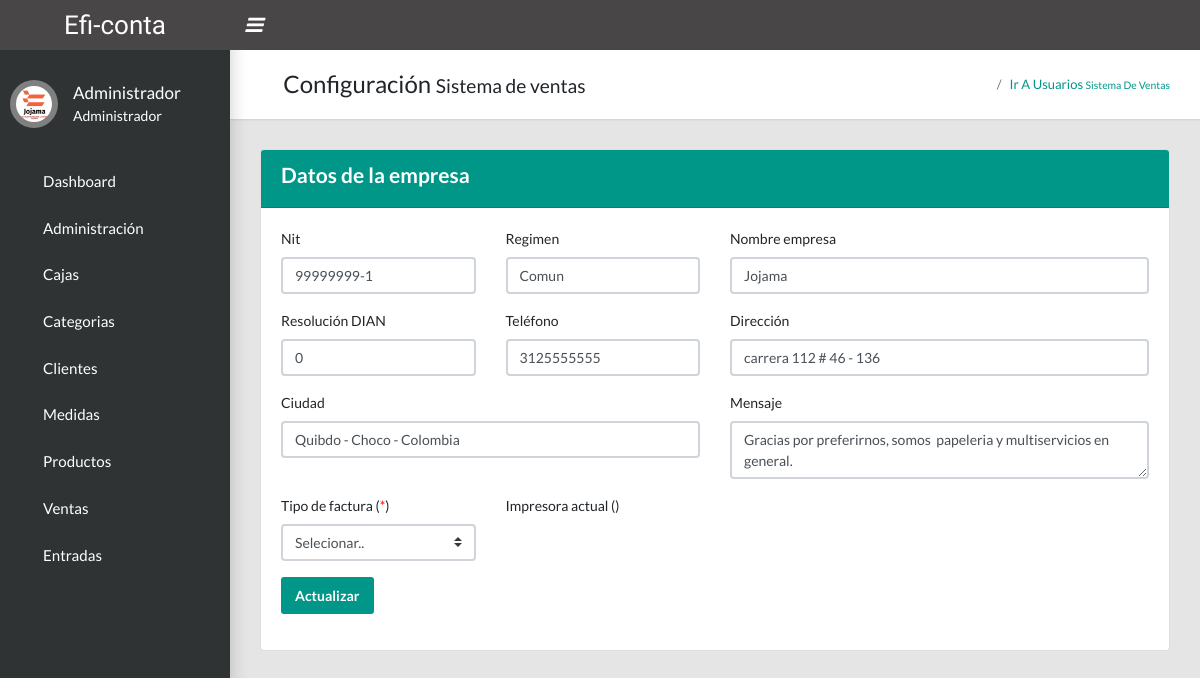
Page /configuracion (signed in) on the committed database.
### tables this page shows
CREATE TABLE `configuracion` (
  `id` int(11) NOT NULL,
  `nit` varchar(20) NOT NULL,
  `regimen` varchar(100) NOT NULL,
  `resolucion` int(11) NOT NULL,
  `nombre` varchar(200) NOT NULL,
  `telefono` varchar(15) NOT NULL,
  `direccion` varchar(200) NOT NULL,
  `ciudad` varchar(50) NOT NULL,
  `mensaje` varchar(200) NOT NULL,
  `tipo_Impresora` varchar(10) NOT NULL
);

### Config/App/Controller.php (called while the page is built, shortened)
<?php
class Controller{
    public function cargarModel(){
        $model = get_class($this)."Model";
        $ruta = "Models/".$model.".php";
    }
}
?>

### Config/App/Conexion.php (called while the page is built)
<?php
class Conexion{
    private $conect;
    public function __construct(){
        $pdo = "mysql:host=".host.";dbname=".db.";.charset.";
        try {
            $this->conect = new PDO($pdo, user, pass);
            $this->conect->setAttribute(PDO::ATTR_ERRMODE, PDO::ERRMODE_EXCEPTION);
        } catch (PDOException $e) {
           echo "Error con la conexiÓn".$e->getMessage();
        }
    }
    public function conect(){
        return $this->conect;
    }
}
?>

### Config/App/Query.php (called while the page is built, shortened)
<?php
class Query extends Conexion{
  private $pdo, $con, $sql, $datos;
  public function __construct(){
    $this->pdo = new Conexion();
    $this->con = $this->pdo->conect();
  }
  public function select(string $sql){
    $this->sql = $sql;
    $result = $this->con->prepare($this->sql);
    $result->execute();
    $data = $result->fetch(PDO::FETCH_ASSOC);
    return $data;
  }
}
?>

### Config/App/Views.php (called while the page is built)
<?PHP
class Views{
    public function getView($controlador, $vista, $data = "")
    {
        $controlador = get_class($controlador);
        if($controlador == "Home"){
            $vista = "Views/".$vista.".php";
        }else{
            $vista = "Views/".$controlador."/".$vista.".php";
        }
        require $vista;
    }
}
?>

### Models/ConfiguracionModel.php (called while the page is built, shortened)
<?php
class ConfiguracionModel extends Query {
    public function getEmpresa() {
        $sql = 'SELECT * FROM configuracion';
        $data = $this->select( $sql );
        return $data;
    }
}
?>

### Views/Configuracion/configuracion.php (the view, shortened to what this page needs)
<?php
include 'Views/Templates/header_admin.php';
include 'Views/Templates/nav_admin.php';
include 'Views/Templates/body.php';
?>
<main class='app-content'>
    <div class='app-title'>
        <div>
            <h1><i class='fas fa-box'></i> Configuración <small>Sistema de ventas</small>
            </h1>
        </div>
        <ul class='app-breadcrumb breadcrumb'>
            <li class='breadcrumb-item'><i class='fa fa-home fa-lg'></i></li>
            <li class='breadcrumb-item'><a href='<?php echo base_url; ?>usuarios'>Ir a usuarios
                    <small>Sistema de ventas</small></a></li>
        </ul>
    </div>
    <div class="card">
        <div class="card-header bg-primary text-white">
            <h4>Datos de la empresa</h4>
        </div>
        <div class="card-body">
            <form id="frmEmpresa" method="post">
                <div class="row">
                    <div class="col-md-3">
                        <div class="form-group">
                            <label for="nit">Nit</label>
                            <input type="text" name="nit" id="nit" class="form-control" placeholder="Nit empresa"
                                aria-describedby="helpId" value="<?php echo $data['nit'] ?>">
                        </div>
                    </div>
                    <div class="col-md-3">
                        <div class="form-group">
                            <label for="regimen">Regimen</label>
                            <input type="text" name="regimen" id="regimen" class="form-control valid validText" placeholder="Regimen de la empresa"
                                aria-describedby="helpId" value="<?php echo $data['regimen'] ?>">
                        </div>
                    </div>
                    <div class="col-md-6">
                        <div class="form-group">
                            <label for="nombre">Nombre empresa</label>
                            <input type="text" name="nombre" id="nombre" class="form-control valid validText"
                                placeholder="Nombre empresa" aria-describedby="helpId"
                                value="<?php echo $data['nombre'] ?>">
                        </div>
                    </div>
                    <div class="col-md-3">
                        <div class="form-group">
                            <label for="resolucion">Resolución DIAN</label>
                            <input type="text" name="resolucion" id="resolucion" class="form-control valid validNumber"
                                placeholder="Resolución DIAN" aria-describedby="helpId"
                                value="<?php echo $data['resolucion'] ?>">
                        </div>
                    </div>
                    <div class="col-md-3">
                        <div class="form-group">
                            <label for="telefono">Teléfono</label>
                            <input type="text" name="telefono" id="telefono" class="form-control valid validNumber"
                                placeholder="Teléfono empresa" aria-describedby="helpId"
                                value="<?php echo $data['telefono'] ?>">
                        </div>
                    </div>
                    <div class="col-md-6">
                        <div class="form-group">
                            <label for="direccion">Dirección</label>
                            <input type="text" name="direccion" id="direccion" class="form-control "
                                placeholder="Dirección de empresa" aria-describedby="helpId"
                                value="<?php echo $data['direccion'] ?>">
                        </div>
                    </div>
                    <div class="col-md-6">
                        <div class="form-group">
                            <label for="ciudad">Ciudad</label>
                            <input type="text" name="ciudad" id="ciudad" class="form-control"
                                placeholder="Ciudad empresa" aria-describedby="helpId"
                                value="<?php echo $data['ciudad'] ?>">
                        </div>
                    </div>
                    <div class="col-md-6">
                        <div class="form-group">
                            <label for="mensaje">Mensaje</label>
                            <textarea name="mensaje" id="mensaje" class="form-control"
                                placeholder="Mensaje a mostrar en factura" 0
                                aria-describedby="helpId"><?php echo $data['mensaje'] ?></textarea>
                        </div>
                    </div>
                    <div class="col-md-3">
                        <div class='form-group'>
                            <label for='impresora'>Tipo de factura (<font color="red">*</font>)</label>
                            <select class='custom-select' name='impresora' id='impresora'><?php echo $data['mensaje'] ?>
                                <option selected>Selecionar..</option>
                            </select>
                        </div>
                    </div>
                    <div class="col-md-3">
                        <div class="form-group">
                            <label for="mensaje">Impresora actual</label>
                            (<font color="red"><?php echo $data['tipo_Impresora'] ?></font>)
                        </div>
                    </div>
                </div>
                <div class="form-group">
                    <button type='button' class='btn btn-primary' onclick="actualizarEmpresa(event)">Actualizar</button>
                </div>
            </form>
        </div>
    </div>
</main>
<?php include 'Views/Templates/footer_admin.php';
?>

### index.php (shortened to what this page needs)
<?php
  $ruta = !empty($_GET['url']) ? $_GET['url'] : "Home/index";
  $array = explode("/", $ruta);
  $controller = $array[0];
  $metodo = "index";
  $parametro = "";
 $dirControllers = "Controllers/".$controller.".php";
 if(file_exists($dirControllers)){
    $controller = new $controller();
    if(method_exists($controller, $metodo)){
        $controller->$metodo($parametro);
    }else{
        header('location:'.base_url.'Errors');
    }
 }else{
  header('location:'.base_url.'Errors');
 }
?>

### Controllers/Configuracion.php (shortened to what this page needs)
<?php
class Configuracion extends Controller {
    public function index() {
        $id_user = $_SESSION[ 'id_usuario' ];
        $verificar = $this->model->verificarPermisos( $id_user, 'configuracion' );
        if ( !empty( $verificar ) || $id_user == 1 ) {
            $data = $this->model->getEmpresa();
            $this->views->getView( $this, 'configuracion', $data );
        } else {
            header( 'location:'.base_url.'Errors/permisos' );
        }
    }
}
?>

### Views/Templates/header_admin.php (shortened to what this page needs)
<!DOCTYPE html>
<html lang="en">
  <head>
    <link rel="stylesheet" type="text/css" href="<?php echo base_url; ?>Assets/Admin/css/main.css">
    <link rel="stylesheet" type="text/css" href="<?php echo base_url; ?>Assets/Admin/css/bootstrap-select.min.css">
    <link rel="stylesheet" type="text/css" href="<?php echo base_url; ?>Assets/Admin/js/datepicker/jquery-ui.min.css">
    <link rel="stylesheet" type="text/css" href="<?php echo base_url; ?>Assets/Admin/css/stylereal.css">
    <link rel="stylesheet" type="text/css" href="https://maxcdn.bootstrapcdn.com/font-awesome/4.7.0/css/font-awesome.min.css">
    <link rel="stylesheet" href="<?php echo base_url; ?>Assets/libreria/sweetalert2/dist/sweetalert2.min.css">
    </head>

### Views/Templates/nav_admin.php (shortened to what this page needs)
<aside class="app-sidebar">
  <div class="app-sidebar__user"><img class="app-sidebar__user-avatar" src="<?php echo base_url; ?>Assets/Admin/images/logo.jpg" alt="User Image">
    <div>
      <?php if(!empty($_SESSION['nombre']) || !empty($_SESSION['rol'])){ ?>
      <p class="app-sidebar__user-name"><?= $_SESSION['nombre']?></p>
      <p class="app-sidebar__user-designation"><?= $_SESSION['rol'];?></p>
      <?php }; ?>
    </div>
  </div>
  <ul class="app-menu">
     <li>
      <a class="app-menu__item" href="<?php echo base_url; ?>configuracion/dashboard">
      <i class="app-menu__icon fa fa-dashboard"></i>
        <span class="app-menu__label">Dashboard</span>
      </a>
    </li>
    <li class="treeview">
      <a class="app-menu__item" href="#" data-toggle="treeview">
      <i class="app-menu__icon fa fa-tools" aria-hidden="true"></i>
        <span class="app-menu__label"> Administración</span>
          <i class="treeview-indicator fa fa-angle-right"></i>
      </a>
    </li>
    <li>
        <a class="app-menu__item"href="<?php echo base_url; ?>cajas">
        <i class="app-menu__icon fa fa-archive" aria-hidden="true"></i>
        <span class="app-menu__label">Cajas</span></a>
    </li>
    <li>
        <a class="app-menu__item"href="<?php echo base_url; ?>categorias">
        <span class="app-menu__label">Categorias</span></a>
    </li>
     <li>
        <a class="app-menu__item"href="<?php echo base_url; ?>clientes">
        <i class="app-menu__icon fa fa-users" aria-hidden="true"></i>
        <span class="app-menu__label"> Clientes</span></a>
    </li>
    <li>
        <a class="app-menu__item"href="<?php echo base_url; ?>medidas">
        <i class="app-menu__icon fa fa-balance-scale-left" aria-hidden="true"></i>
        <span class="app-menu__label"> Medidas</span></a>
    </li>
    <li>
        <a class="app-menu__item"href="<?php echo base_url; ?>productos">
        <i class="app-menu__icon fa fa-product-hunt" aria-hidden="true"></i>
        <span class="app-menu__label">Productos</span></a>
    </li>
     <li class="treeview">
      <a class="app-menu__item" href="#" data-toggle="treeview">
          <i class="app-menu__icon fa fa-shopping-cart" aria-hidden="true"></i>
          <span class="app-menu__label">Ventas</span>
          <i class="treeview-indicator fa fa-angle-right"></i>
      </a>
    </li>
    <li class="treeview">
      <a class="app-menu__item" href="#" data-toggle="treeview">
          <i class="app-menu__icon fa fa-bus" aria-hidden="true"></i>
          <span class="app-menu__label">Entradas</span>
          <i class="treeview-indicator fa fa-angle-right"></i>
      </a>
    </li>
  </ul>
</aside>

### Views/Templates/body.php (shortened to what this page needs)
<body class="app sidebar-mini">
 <header class="app-header"><a class="app-header__logo" href="<?php echo base_url; ?>dashboard">Efi-conta</a>
   <a class="app-sidebar__toggle" href="" data-toggle="sidebar" aria-label="Hide Sidebar"><i class="fad fa-bars"></i></a>
   <ul class="app-nav">
     <li class="dropdown"><a class="app-nav__item" href="#" data-toggle="dropdown" aria-label="Open Profile Menu"><i class="fa fa-user fa-lg"></i></a>
     </li>
   </ul>
 </header>

### Views/Templates/footer_admin.php (shortened to what this page needs)
</body>
</html>

### Assets/Admin/css/stylereal.css (style rules this page uses)
.app-sidebar__user-avatar { width: 48px; background: gray; padding: 6px; }
.app-sidebar__toggle { display: -webkit-flex; display: -moz-flex; display: -ms-flex; display: -o-flex; display: flex; justify-content: center; align-items: center; font-size: 15pt; }
.app-sidebar__toggle::before { display: none; }

### rows in the picture
configuracion: nit "99999999-1", regimen "Comun", nombre "Jojama", resolucion "0", telefono "3125555555", direccion "carrera 112 # 46 - 136", ciudad "Quibdo - Choco - Colombia", mensaje "Gracias por preferirnos, somos papeleria y multiservicios en general."

### other values in the picture
$_SESSION['nombre'] "Administrador"
$_SESSION['rol'] "Administrador"
